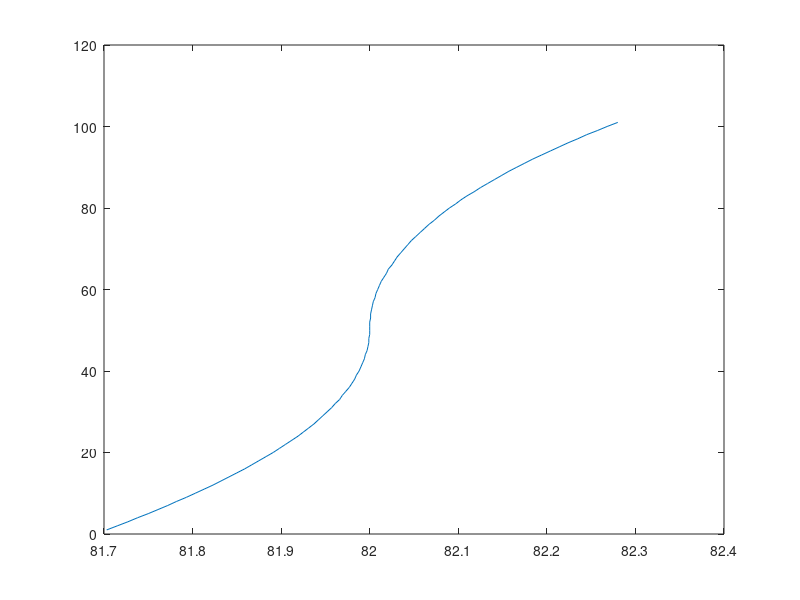

Write the MATLAB code that produced this figure.
close all
clear all
clc

freq = 81.5:0.01:82.5;
peak_sum=zeros(1,length(freq));

for i=1:length(freq)
amp=1; 
fs=44100;  % sampling frequency
duration=5;
%freq=82.41;
%freq=82;
values=0:1/fs:duration;
a=amp*sin(2*pi* freq(i)*values);

fft1 = abs(fft(a,fs-1))/fs*2;

%figure
%semilogx(fft1(2:end))

axis([70 100 0 1])

p = polyfit(80:84,fft1(81:85),2);

res = 0.001;
x = 79:res:85;

interp = polyval(p,x);
%hold on
%plot(x,interp,'r')

[peak_amp, peak] = max(interp);
 
peak_sum(i) = 79+(peak-1)*res;
end

plot(peak_sum,1:length(peak_sum)) %Peak deviation for the different values